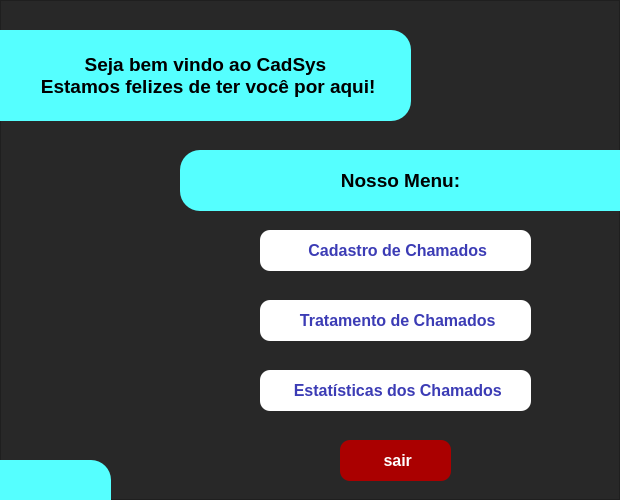
<?xml version="1.0" encoding="UTF-8"?>
<ui version="4.0">
 <class>MainWindow</class>
 <widget class="QMainWindow" name="MainWindow">
  <property name="geometry">
   <rect>
    <x>0</x>
    <y>0</y>
    <width>620</width>
    <height>500</height>
   </rect>
  </property>
  <property name="maximumSize">
   <size>
    <width>720</width>
    <height>500</height>
   </size>
  </property>
  <property name="windowTitle">
   <string>Home</string>
  </property>
  <property name="styleSheet">
   <string notr="true">background-color: rgb(60, 60, 181);
color: rgb(255, 255, 255);</string>
  </property>
  <widget class="QWidget" name="centralwidget">
   <widget class="QFrame" name="frame">
    <property name="geometry">
     <rect>
      <x>0</x>
      <y>0</y>
      <width>620</width>
      <height>500</height>
     </rect>
    </property>
    <property name="styleSheet">
     <string notr="true">background-color: rgb(40, 40, 40);</string>
    </property>
    <property name="frameShape">
     <enum>QFrame::StyledPanel</enum>
    </property>
    <property name="frameShadow">
     <enum>QFrame::Raised</enum>
    </property>
    <widget class="QFrame" name="frame_2">
     <property name="geometry">
      <rect>
       <x>-30</x>
       <y>30</y>
       <width>441</width>
       <height>91</height>
      </rect>
     </property>
     <property name="styleSheet">
      <string notr="true">background-color: rgb(85, 255, 255);
border-radius: 20px;</string>
     </property>
     <property name="frameShape">
      <enum>QFrame::StyledPanel</enum>
     </property>
     <property name="frameShadow">
      <enum>QFrame::Raised</enum>
     </property>
     <widget class="QLabel" name="label">
      <property name="geometry">
       <rect>
        <x>50</x>
        <y>10</y>
        <width>371</width>
        <height>71</height>
       </rect>
      </property>
      <property name="font">
       <font>
        <pointsize>14</pointsize>
        <weight>75</weight>
        <bold>true</bold>
       </font>
      </property>
      <property name="styleSheet">
       <string notr="true">color: rgb(0, 0, 0);</string>
      </property>
      <property name="text">
       <string>Seja bem vindo ao CadSys 
 Estamos felizes de ter você por aqui!</string>
      </property>
      <property name="alignment">
       <set>Qt::AlignCenter</set>
      </property>
     </widget>
    </widget>
    <widget class="QFrame" name="frame_3">
     <property name="geometry">
      <rect>
       <x>180</x>
       <y>150</y>
       <width>561</width>
       <height>61</height>
      </rect>
     </property>
     <property name="styleSheet">
      <string notr="true">background-color: rgb(85, 255, 255);
border-radius: 20px;</string>
     </property>
     <property name="frameShape">
      <enum>QFrame::StyledPanel</enum>
     </property>
     <property name="frameShadow">
      <enum>QFrame::Raised</enum>
     </property>
     <widget class="QLabel" name="label_2">
      <property name="geometry">
       <rect>
        <x>70</x>
        <y>10</y>
        <width>301</width>
        <height>41</height>
       </rect>
      </property>
      <property name="font">
       <font>
        <pointsize>14</pointsize>
        <weight>75</weight>
        <bold>true</bold>
       </font>
      </property>
      <property name="styleSheet">
       <string notr="true">color: rgb(0, 0, 0);</string>
      </property>
      <property name="text">
       <string>Nosso Menu:</string>
      </property>
      <property name="alignment">
       <set>Qt::AlignCenter</set>
      </property>
     </widget>
    </widget>
    <widget class="QPushButton" name="btnCadCmd">
     <property name="geometry">
      <rect>
       <x>260</x>
       <y>230</y>
       <width>271</width>
       <height>41</height>
      </rect>
     </property>
     <property name="font">
      <font>
       <pointsize>12</pointsize>
       <weight>75</weight>
       <bold>true</bold>
      </font>
     </property>
     <property name="styleSheet">
      <string notr="true">border-radius: 10px;
color:  rgb(60, 60, 181);
background-color: rgb(255, 255, 255);</string>
     </property>
     <property name="text">
      <string> Cadastro de Chamados</string>
     </property>
     <property name="icon">
      <iconset>
       <normaloff>../src/registro.png</normaloff>../src/registro.png</iconset>
     </property>
     <property name="iconSize">
      <size>
       <width>28</width>
       <height>28</height>
      </size>
     </property>
    </widget>
    <widget class="QPushButton" name="btnStats">
     <property name="geometry">
      <rect>
       <x>260</x>
       <y>370</y>
       <width>271</width>
       <height>41</height>
      </rect>
     </property>
     <property name="font">
      <font>
       <pointsize>12</pointsize>
       <weight>75</weight>
       <bold>true</bold>
      </font>
     </property>
     <property name="styleSheet">
      <string notr="true">border-radius: 10px;
color:  rgb(60, 60, 181);
background-color: rgb(255, 255, 255);</string>
     </property>
     <property name="text">
      <string> Estatísticas dos Chamados</string>
     </property>
     <property name="icon">
      <iconset>
       <normaloff>../src/bar-dotted-stats.png</normaloff>../src/bar-dotted-stats.png</iconset>
     </property>
     <property name="iconSize">
      <size>
       <width>27</width>
       <height>26</height>
      </size>
     </property>
    </widget>
    <widget class="QPushButton" name="btnTratCmd">
     <property name="geometry">
      <rect>
       <x>260</x>
       <y>300</y>
       <width>271</width>
       <height>41</height>
      </rect>
     </property>
     <property name="font">
      <font>
       <pointsize>12</pointsize>
       <weight>75</weight>
       <bold>true</bold>
      </font>
     </property>
     <property name="styleSheet">
      <string notr="true">border-radius: 10px;
color:  rgb(60, 60, 181);
background-color: rgb(255, 255, 255);</string>
     </property>
     <property name="text">
      <string> Tratamento de Chamados</string>
     </property>
     <property name="icon">
      <iconset>
       <normaloff>../src/selecione.png</normaloff>../src/selecione.png</iconset>
     </property>
     <property name="iconSize">
      <size>
       <width>26</width>
       <height>26</height>
      </size>
     </property>
    </widget>
    <widget class="QFrame" name="frame_5">
     <property name="geometry">
      <rect>
       <x>-60</x>
       <y>460</y>
       <width>171</width>
       <height>61</height>
      </rect>
     </property>
     <property name="styleSheet">
      <string notr="true">background-color: rgb(85, 255, 255);
border-radius: 20px;</string>
     </property>
     <property name="frameShape">
      <enum>QFrame::StyledPanel</enum>
     </property>
     <property name="frameShadow">
      <enum>QFrame::Raised</enum>
     </property>
    </widget>
    <widget class="QPushButton" name="btnSairHome">
     <property name="geometry">
      <rect>
       <x>340</x>
       <y>440</y>
       <width>111</width>
       <height>41</height>
      </rect>
     </property>
     <property name="font">
      <font>
       <pointsize>12</pointsize>
       <weight>75</weight>
       <bold>true</bold>
      </font>
     </property>
     <property name="styleSheet">
      <string notr="true">border-radius: 10px;
color: rgb(255, 255, 255);
background-color: rgb(170, 0, 0);</string>
     </property>
     <property name="text">
      <string> sair</string>
     </property>
     <property name="icon">
      <iconset>
       <normaloff>../src/sair.png</normaloff>../src/sair.png</iconset>
     </property>
    </widget>
    <widget class="QLabel" name="label_3">
     <property name="geometry">
      <rect>
       <x>260</x>
       <y>350</y>
       <width>271</width>
       <height>16</height>
      </rect>
     </property>
     <property name="font">
      <font>
       <pointsize>9</pointsize>
       <weight>75</weight>
       <bold>true</bold>
      </font>
     </property>
     <property name="styleSheet">
      <string notr="true">color: rgb(212, 212, 0);</string>
     </property>
     <property name="text">
      <string/>
     </property>
     <property name="alignment">
      <set>Qt::AlignCenter</set>
     </property>
    </widget>
   </widget>
  </widget>
 </widget>
 <resources/>
 <connections/>
</ui>
